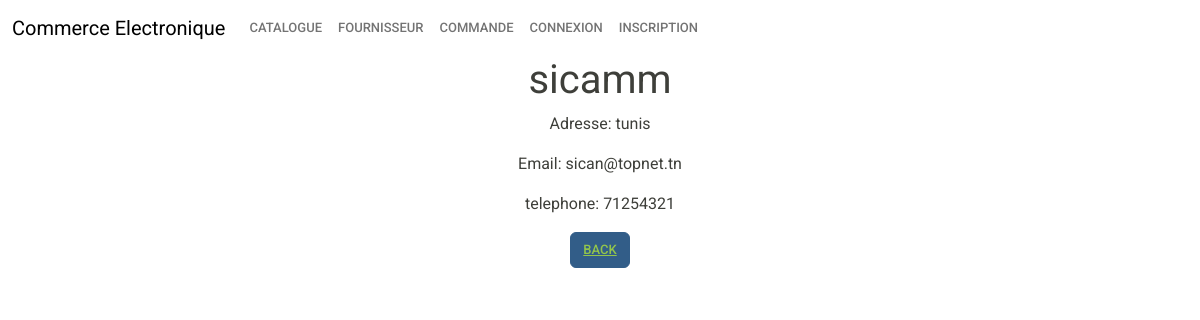
The app's page /magasin/fou/1/view with its own data.
### magasin/models.py (models this page shows, shortened)
class fournisseur(models.Model):
    nom=models.CharField(max_length=100)
    adresse=models.TextField(default='Non définie')
    email=models.EmailField(default='Non définie')
    telephone=models.CharField(max_length=8)

### magasin/views.py (the view)
# urls.py: path('fou/<int:fou_id>/view', views.view_fournisseur, name='view_fournisseur'),
def view_fournisseur(request, fou_id):
    fou = get_object_or_404(fournisseur, id=fou_id)
    return render(request, 'magasin/fournisseur_detail.html', {'fournisseur': fou})

### magasin/templates/magasin/fournisseur_detail.html
{% include 'magasin/base.html' %}
{% load static %}
<link rel="stylesheet" href="{% static 'css/bootstrap.min3.css' %}">
<center>
{% block content %}
  <h1>{{ fournisseur.nom }}</h1>
  <p>Adresse: {{ fournisseur.adresse }}</p>
  <p>Email: {{ fournisseur.email }}</p>
  <p>telephone: {{ fournisseur.telephone }}</p>
<button class="btn btn-primary"><a href="{%url 'affichefou'%}">Back</a>
</button>
{% endblock %}
</center>

### records on screen
fournisseur: nom "sicamm", adresse "tunis", email "sican@topnet.tn", telephone "71254321"
